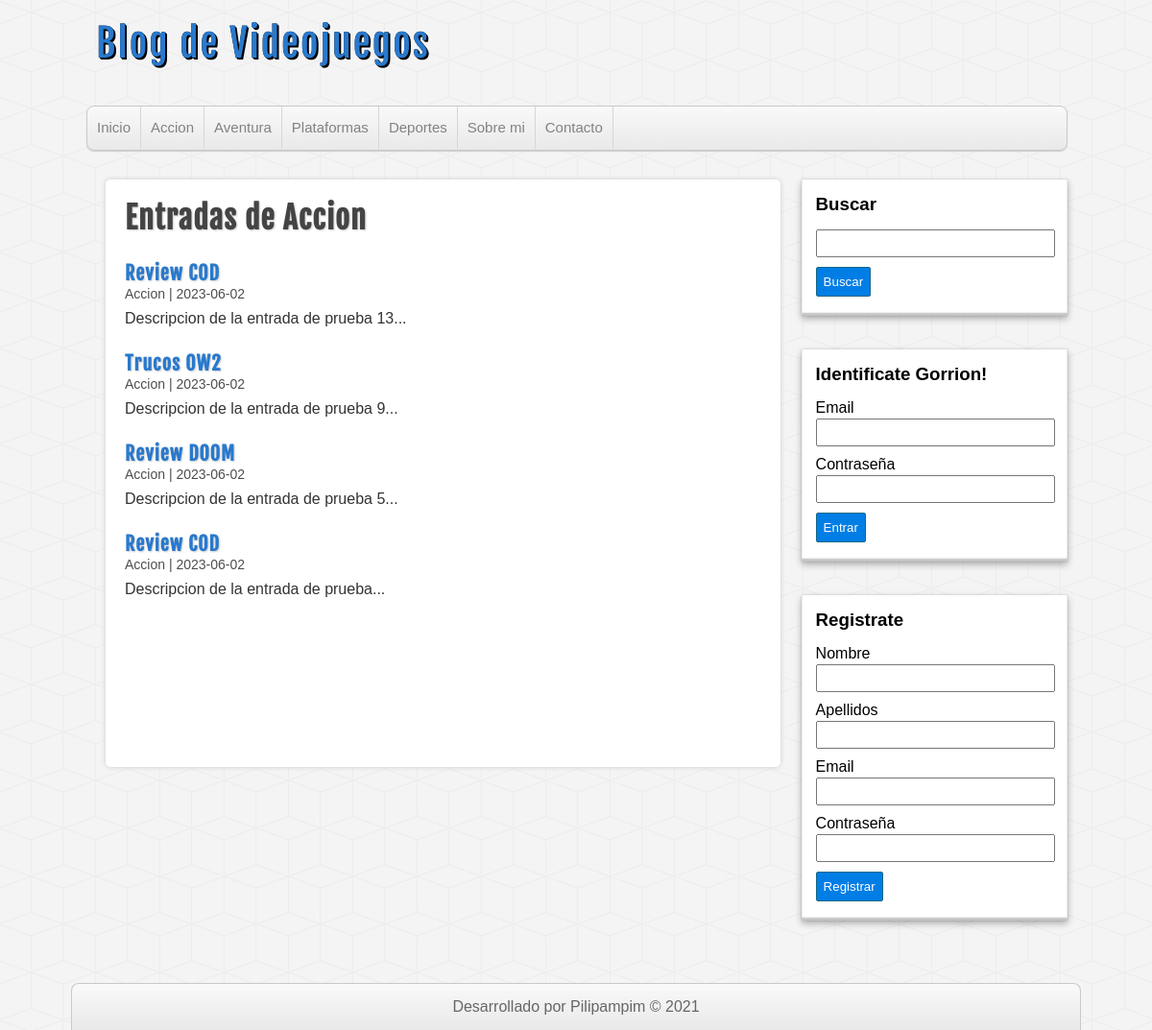
/categoria.php?id=1, run on the app's committed database.
### tables this page shows
CREATE TABLE categorias(
id      int(255) auto_increment not null,
nombre  varchar(100),
CONSTRAINT pk_categorias PRIMARY KEY(id)
);

CREATE TABLE entradas(
id              int(255) auto_increment not null,
usuario_id      int(255) not null,
categoria_id    int(255) not null,
titulo          varchar(255) not null,
descripcion     MEDIUMTEXT,
fecha           date not null,
CONSTRAINT pk_entradas PRIMARY KEY(id),
CONSTRAINT fk_entrada_usuario FOREIGN KEY(usuario_id) REFERENCES usuarios(id),
CONSTRAINT fk_entrada_categoria FOREIGN KEY(categoria_id) REFERENCES categorias(id) ON DELETE NO ACTION
);

### includes/helpers.php (called while the page is built, shortened)
<?php
function conseguirCategorias($conexion)
{
    $sql = "SELECT * FROM categorias ORDER BY id ASC;";
    $categorias = mysqli_query($conexion, $sql);
    $resultado = array();
    if ($categorias && mysqli_num_rows($categorias) >= 0) {
        $resultado = $categorias;
    }
    return $resultado;
}
function conseguirCategoria($conexion, $id)
{
    $sql = "SELECT * FROM categorias WHERE id = $id;";
    $categorias = mysqli_query($conexion, $sql);
    $resultado = array();
    if ($categorias && mysqli_num_rows($categorias) >= 0) {
        $resultado = mysqli_fetch_assoc($categorias);
    }
    return $resultado;
}
function conseguirEntradas($conexion, $limit = null, $categoria = null, $busqueda = null)
{
    $sql = "SELECT e.*, c.nombre AS 'categoria' FROM entradas e " .
        "INNER JOIN categorias c ON e.categoria_id = c.id ";
    if (!empty($categoria)) {
        $sql .= "WHERE e.categoria_id = $categoria ";
    }
    $sql .= "ORDER BY e.id DESC ";
    $entradas = mysqli_query($conexion, $sql);
    return $entradas;
}

### categoria.php (the view, shortened to what this page needs)
<?php require_once 'includes/conexion.php'; ?>
<?php require_once 'includes/helpers.php'; ?>
<?php
$categoria_actual = conseguirCategoria($db, $_GET['id']);
?>
<?php require_once 'includes/cabecera.php'; ?>
<?php require_once 'includes/lateral.php'; ?>
<div id="principal">
    <h1>Entradas de <?= $categoria_actual['nombre'] ?></h1>
    <?php
    $entradas = conseguirEntradas($db, null, $_GET['id']);
    if (!empty($entradas) && mysqli_num_rows($entradas) >= 1) :
        while ($entrada = mysqli_fetch_assoc($entradas)) :
    ?>
            <article class="entrada">
                <a href="entrada.php?id=<?= $entrada['id'] ?>">
                    <h2><?= $entrada['titulo'] ?></h2>
                    <span class="fecha"><?= $entrada['categoria'] . ' | ' . $entrada['fecha'] ?></span>
                    <p>
                        <?= substr($entrada['descripcion'], 0, 180) . "..." ?>
                    </p>
                </a>
            </article>
        <?php
        endwhile;
    else :
        ?>
        <div class="alerta">No hay entradas en esta categoría</div>
    <?php endif; ?>
</div>
<?php require_once 'includes/pie.php'; ?>
</body>
</html>

### includes/cabecera.php (shortened to what this page needs)
<?php require_once 'conexion.php'; ?>
<?php require_once 'includes/helpers.php'; ?>
<!DOCTYPE html>
<html lang="en">
<head>
    <link rel="stylesheet" href="assets/css/style.css">
</head>
<body>
    <header id="cabecera">
        <div id="logo">
            <a href="index.php">
                Blog de Videojuegos
            </a>
        </div>
        <nav id="menu">
            <ul>
                <li>
                    <a href="index.php">Inicio</a>
                </li>
                <?php
                $categorias = conseguirCategorias($db);
                if (!empty($categorias)) :
                    while ($categoria = mysqli_fetch_assoc($categorias)) : ?>
                        <li>
                            <a href="categoria.php?id=<?= $categoria['id'] ?>"><?= $categoria['nombre'] ?></a>
                        </li>
                <?php
                    endwhile;
                endif;
                ?>
                <li>
                    <a href="index.php">Sobre mi</a>
                </li>
                <li>
                    <a href="index.php">Contacto</a>
                </li>
            </ul>
        </nav>
    </header>
    <div id="contenedor">

### assets/css/style.css (style rules this page uses)
* { margin: 0px; padding: 0px; font-family: sans-serif, Helvetica, Arial; text-decoration: none; }
body { background: url(../img/cubes.png) #F4F4F4; }
.fecha { color: #4e4e4e; margin-top:5px; font-size: 14px; }
#cabecera { width: 85%; height: auto; background: transparent; margin: 0px auto; }
#logo { float:left; width: 540px; height: 110px; }
#logo a { font-family: "fajala", Helvetica; font-size: 40px; letter-spacing: 2px; color: #2979CD; text-shadow: 0px 0px 0px black, 1px 1px 0px black, 2px 2px 0px black; transition: all 500ms; line-height: 90px; margin-left: 10px; }
#menu { clear: both; width: 100%; height: 45px; background: linear-gradient(to bottom, #f9f9f9 0px, #e9e9e9 100%); border: 1px solid #C9C9C9; border-radius: 8px; box-shadow: 0px 1px 1px #ccc; overflow: hidden; }
#menu ul { list-style: none; }
#menu ul li { float: left; line-height: 44px; border-right: 1px solid #D6D6D6; }
#menu ul li a { display: block; padding-left: 10px; padding-right: 10px; font-size: 15px; color: #838282; }
#contenedor { width: 85%; height: auto; margin: 0px auto; margin-top: 30px; margin-bottom: 30px; }
#principal { float: left; width: 65%; min-height: 572px; background:white; border-radius: 5px; box-shadow: 0px 0px 5px #ccc; margin-left: 20px; padding: 20px; overflow: hidden; }
#principal a { color: #333; }
#principal h1 { font-size: 32px; color: #444; letter-spacing: 1px; text-shadow: 1px 1px 2px #ccc; font-family: "fajala"; }
#principal h2 { font-size: 20px; color: #2979CD; text-shadow: 1px 1px 2px #ccc; letter-spacing: 1px; font-family: "fajala"; margin-top: 25px; }
#principal p { margin-top: 8px; }

### data on the page
categorias: nombre "Accion"
categorias: nombre "Aventura"
categorias: nombre "Plataformas"
categorias: nombre "Deportes"
entradas: titulo "Review COD", categoria.nombre "Accion", fecha "2023-06-02", descripcion "Descripcion de la entrada de prueba 13"
entradas: titulo "Trucos OW2", categoria.nombre "Accion", fecha "2023-06-02", descripcion "Descripcion de la entrada de prueba 9"
entradas: titulo "Review DOOM", categoria.nombre "Accion", fecha "2023-06-02", descripcion "Descripcion de la entrada de prueba 5"
entradas: titulo "Review COD", categoria.nombre "Accion", fecha "2023-06-02", descripcion "Descripcion de la entrada de prueba"
